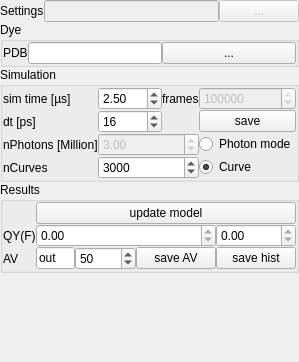
<?xml version="1.0" encoding="UTF-8"?>
<ui version="4.0">
 <class>Form</class>
 <widget class="QWidget" name="Form">
  <property name="geometry">
   <rect>
    <x>0</x>
    <y>0</y>
    <width>295</width>
    <height>362</height>
   </rect>
  </property>
  <property name="windowTitle">
   <string>Dye-quenching</string>
  </property>
  <property name="windowIcon">
   <iconset>
    <normaloff>:/icons/icons/dye-diffusion.ico</normaloff>:/icons/icons/dye-diffusion.ico</iconset>
  </property>
  <layout class="QVBoxLayout" name="verticalLayout_2">
   <property name="spacing">
    <number>0</number>
   </property>
   <property name="margin">
    <number>0</number>
   </property>
   <item>
    <layout class="QHBoxLayout" name="horizontalLayout_5">
     <property name="spacing">
      <number>0</number>
     </property>
     <item>
      <widget class="QLabel" name="label_25">
       <property name="text">
        <string>Settings</string>
       </property>
      </widget>
     </item>
     <item>
      <widget class="QLineEdit" name="lineEdit_2">
       <property name="enabled">
        <bool>false</bool>
       </property>
      </widget>
     </item>
     <item>
      <widget class="QPushButton" name="toolButton">
       <property name="enabled">
        <bool>false</bool>
       </property>
       <property name="text">
        <string>...</string>
       </property>
      </widget>
     </item>
    </layout>
   </item>
   <item>
    <layout class="QVBoxLayout" name="verticalLayout"/>
   </item>
   <item>
    <widget class="QGroupBox" name="groupBox">
     <property name="title">
      <string>Dye</string>
     </property>
     <layout class="QGridLayout" name="gridLayout">
      <property name="margin">
       <number>0</number>
      </property>
      <property name="spacing">
       <number>0</number>
      </property>
      <item row="1" column="1" rowspan="6">
       <layout class="QVBoxLayout" name="verticalLayout_14">
        <property name="spacing">
         <number>0</number>
        </property>
       </layout>
      </item>
      <item row="1" column="0" rowspan="6">
       <layout class="QVBoxLayout" name="verticalLayout_10">
        <property name="spacing">
         <number>0</number>
        </property>
       </layout>
      </item>
      <item row="0" column="0" colspan="2">
       <layout class="QHBoxLayout" name="horizontalLayout">
        <property name="spacing">
         <number>0</number>
        </property>
        <item>
         <widget class="QLabel" name="label_15">
          <property name="sizePolicy">
           <sizepolicy hsizetype="Fixed" vsizetype="Preferred">
            <horstretch>0</horstretch>
            <verstretch>0</verstretch>
           </sizepolicy>
          </property>
          <property name="text">
           <string>PDB</string>
          </property>
         </widget>
        </item>
        <item>
         <widget class="QLineEdit" name="lineEdit">
          <property name="sizePolicy">
           <sizepolicy hsizetype="Minimum" vsizetype="Fixed">
            <horstretch>0</horstretch>
            <verstretch>0</verstretch>
           </sizepolicy>
          </property>
          <property name="readOnly">
           <bool>true</bool>
          </property>
         </widget>
        </item>
        <item>
         <widget class="QPushButton" name="toolButton_2">
          <property name="text">
           <string>...</string>
          </property>
         </widget>
        </item>
       </layout>
      </item>
     </layout>
    </widget>
   </item>
   <item>
    <layout class="QVBoxLayout" name="verticalLayout_11">
     <property name="spacing">
      <number>0</number>
     </property>
    </layout>
   </item>
   <item>
    <layout class="QVBoxLayout" name="verticalLayout_13"/>
   </item>
   <item>
    <widget class="QGroupBox" name="groupBox_2">
     <property name="title">
      <string>Simulation</string>
     </property>
     <property name="checkable">
      <bool>false</bool>
     </property>
     <layout class="QGridLayout" name="gridLayout_2">
      <property name="margin">
       <number>0</number>
      </property>
      <property name="spacing">
       <number>0</number>
      </property>
      <item row="0" column="9">
       <widget class="QSpinBox" name="spinBox">
        <property name="enabled">
         <bool>false</bool>
        </property>
        <property name="sizePolicy">
         <sizepolicy hsizetype="Expanding" vsizetype="Fixed">
          <horstretch>0</horstretch>
          <verstretch>0</verstretch>
         </sizepolicy>
        </property>
        <property name="maximum">
         <number>99999999</number>
        </property>
        <property name="value">
         <number>156250</number>
        </property>
       </widget>
      </item>
      <item row="0" column="1" colspan="2">
       <widget class="QDoubleSpinBox" name="doubleSpinBox_6">
        <property name="sizePolicy">
         <sizepolicy hsizetype="Expanding" vsizetype="Fixed">
          <horstretch>0</horstretch>
          <verstretch>0</verstretch>
         </sizepolicy>
        </property>
        <property name="maximum">
         <double>200.000000000000000</double>
        </property>
        <property name="value">
         <double>2.500000000000000</double>
        </property>
       </widget>
      </item>
      <item row="0" column="0">
       <widget class="QLabel" name="label_9">
        <property name="text">
         <string>sim time [µs]</string>
        </property>
       </widget>
      </item>
      <item row="0" column="5">
       <widget class="QLabel" name="label_11">
        <property name="text">
         <string>frames</string>
        </property>
       </widget>
      </item>
      <item row="4" column="9" colspan="2">
       <widget class="QRadioButton" name="radioButton_3">
        <property name="text">
         <string>Photon mode</string>
        </property>
        <property name="checked">
         <bool>false</bool>
        </property>
       </widget>
      </item>
      <item row="5" column="1" colspan="5">
       <widget class="QSpinBox" name="spinBox_4">
        <property name="minimum">
         <number>1</number>
        </property>
        <property name="maximum">
         <number>999999</number>
        </property>
        <property name="singleStep">
         <number>1000</number>
        </property>
        <property name="value">
         <number>3000</number>
        </property>
       </widget>
      </item>
      <item row="4" column="1" colspan="5">
       <widget class="QDoubleSpinBox" name="doubleSpinBox_11">
        <property name="enabled">
         <bool>false</bool>
        </property>
        <property name="sizePolicy">
         <sizepolicy hsizetype="Expanding" vsizetype="Fixed">
          <horstretch>0</horstretch>
          <verstretch>0</verstretch>
         </sizepolicy>
        </property>
        <property name="singleStep">
         <double>0.250000000000000</double>
        </property>
        <property name="value">
         <double>3.000000000000000</double>
        </property>
       </widget>
      </item>
      <item row="4" column="0">
       <widget class="QLabel" name="label_17">
        <property name="text">
         <string>nPhotons [Million]</string>
        </property>
       </widget>
      </item>
      <item row="5" column="0">
       <widget class="QLabel" name="label">
        <property name="text">
         <string>nCurves</string>
        </property>
       </widget>
      </item>
      <item row="5" column="9" colspan="2">
       <widget class="QRadioButton" name="radioButton_4">
        <property name="text">
         <string>Curve</string>
        </property>
        <property name="checkable">
         <bool>true</bool>
        </property>
        <property name="checked">
         <bool>true</bool>
        </property>
       </widget>
      </item>
      <item row="1" column="0">
       <widget class="QLabel" name="label_10">
        <property name="text">
         <string>dt [ps]</string>
        </property>
       </widget>
      </item>
      <item row="1" column="1">
       <widget class="QDoubleSpinBox" name="doubleSpinBox_7">
        <property name="sizePolicy">
         <sizepolicy hsizetype="Expanding" vsizetype="Fixed">
          <horstretch>0</horstretch>
          <verstretch>0</verstretch>
         </sizepolicy>
        </property>
        <property name="decimals">
         <number>0</number>
        </property>
        <property name="value">
         <double>16.000000000000000</double>
        </property>
       </widget>
      </item>
      <item row="1" column="9" colspan="2">
       <widget class="QPushButton" name="toolButton_3">
        <property name="sizePolicy">
         <sizepolicy hsizetype="Expanding" vsizetype="Fixed">
          <horstretch>0</horstretch>
          <verstretch>0</verstretch>
         </sizepolicy>
        </property>
        <property name="text">
         <string>save</string>
        </property>
       </widget>
      </item>
     </layout>
    </widget>
   </item>
   <item>
    <widget class="QGroupBox" name="groupBox_7">
     <property name="title">
      <string>Results</string>
     </property>
     <layout class="QGridLayout" name="gridLayout_7">
      <property name="margin">
       <number>0</number>
      </property>
      <property name="spacing">
       <number>0</number>
      </property>
      <item row="1" column="0">
       <widget class="QLabel" name="label_20">
        <property name="sizePolicy">
         <sizepolicy hsizetype="Fixed" vsizetype="Preferred">
          <horstretch>0</horstretch>
          <verstretch>0</verstretch>
         </sizepolicy>
        </property>
        <property name="text">
         <string>QY(F)</string>
        </property>
       </widget>
      </item>
      <item row="1" column="2">
       <widget class="QDoubleSpinBox" name="doubleSpinBox_15">
        <property name="sizePolicy">
         <sizepolicy hsizetype="MinimumExpanding" vsizetype="Fixed">
          <horstretch>0</horstretch>
          <verstretch>0</verstretch>
         </sizepolicy>
        </property>
        <property name="toolTip">
         <string>The percentage of collided frames</string>
        </property>
        <property name="readOnly">
         <bool>true</bool>
        </property>
        <property name="decimals">
         <number>2</number>
        </property>
       </widget>
      </item>
      <item row="1" column="1">
       <widget class="QDoubleSpinBox" name="doubleSpinBox_16">
        <property name="toolTip">
         <string>The quantum yield of the decay</string>
        </property>
        <property name="readOnly">
         <bool>true</bool>
        </property>
        <property name="maximum">
         <double>2.000000000000000</double>
        </property>
       </widget>
      </item>
      <item row="2" column="0">
       <widget class="QLabel" name="label_18">
        <property name="text">
         <string>AV</string>
        </property>
       </widget>
      </item>
      <item row="0" column="1" colspan="3">
       <widget class="QPushButton" name="pushButton_3">
        <property name="sizePolicy">
         <sizepolicy hsizetype="Minimum" vsizetype="Fixed">
          <horstretch>0</horstretch>
          <verstretch>0</verstretch>
         </sizepolicy>
        </property>
        <property name="text">
         <string>update model</string>
        </property>
       </widget>
      </item>
      <item row="2" column="1">
       <layout class="QHBoxLayout" name="horizontalLayout_2">
        <property name="spacing">
         <number>0</number>
        </property>
        <item>
         <widget class="QLineEdit" name="lineEdit_5">
          <property name="text">
           <string>out</string>
          </property>
         </widget>
        </item>
        <item>
         <widget class="QSpinBox" name="spinBox_3">
          <property name="toolTip">
           <string>Skip every x'th frame in the trajectory (save space for saving)</string>
          </property>
          <property name="maximum">
           <number>99999</number>
          </property>
          <property name="value">
           <number>50</number>
          </property>
         </widget>
        </item>
        <item>
         <widget class="QPushButton" name="pushButton_5">
          <property name="text">
           <string>save AV</string>
          </property>
         </widget>
        </item>
       </layout>
      </item>
      <item row="2" column="2">
       <widget class="QPushButton" name="pushButton_4">
        <property name="text">
         <string>save hist</string>
        </property>
       </widget>
      </item>
     </layout>
    </widget>
   </item>
   <item>
    <spacer name="verticalSpacer">
     <property name="orientation">
      <enum>Qt::Vertical</enum>
     </property>
     <property name="sizeHint" stdset="0">
      <size>
       <width>20</width>
       <height>40</height>
      </size>
     </property>
    </spacer>
   </item>
  </layout>
  <action name="actionSave_histogram">
   <property name="text">
    <string>Save histogram</string>
   </property>
  </action>
  <action name="actionUpdate_all">
   <property name="text">
    <string>Update all</string>
   </property>
  </action>
  <action name="actionSave_AV">
   <property name="text">
    <string>Save AV</string>
   </property>
  </action>
  <action name="actionLoad_PDB">
   <property name="text">
    <string>Load PDB</string>
   </property>
  </action>
  <action name="actionLoad_settings">
   <property name="text">
    <string>Load settings</string>
   </property>
  </action>
  <action name="actionSave_trajectory">
   <property name="text">
    <string>Save trajectory</string>
   </property>
  </action>
  <zorder>groupBox_7</zorder>
  <zorder>groupBox_2</zorder>
  <zorder></zorder>
  <zorder></zorder>
  <zorder></zorder>
  <zorder>groupBox</zorder>
  <zorder></zorder>
  <zorder>verticalLayoutWidget</zorder>
  <zorder>verticalSpacer</zorder>
 </widget>
 <resources>
  <include location="../../../lib/ui/rescource.qrc"/>
 </resources>
 <connections>
  <connection>
   <sender>pushButton_5</sender>
   <signal>clicked()</signal>
   <receiver>actionSave_AV</receiver>
   <slot>trigger()</slot>
   <hints>
    <hint type="sourcelabel">
     <x>403</x>
     <y>430</y>
    </hint>
    <hint type="destinationlabel">
     <x>-1</x>
     <y>-1</y>
    </hint>
   </hints>
  </connection>
  <connection>
   <sender>pushButton_3</sender>
   <signal>clicked()</signal>
   <receiver>actionUpdate_all</receiver>
   <slot>trigger()</slot>
   <hints>
    <hint type="sourcelabel">
     <x>403</x>
     <y>407</y>
    </hint>
    <hint type="destinationlabel">
     <x>-1</x>
     <y>-1</y>
    </hint>
   </hints>
  </connection>
  <connection>
   <sender>radioButton_3</sender>
   <signal>toggled(bool)</signal>
   <receiver>doubleSpinBox_11</receiver>
   <slot>setEnabled(bool)</slot>
   <hints>
    <hint type="sourcelabel">
     <x>333</x>
     <y>493</y>
    </hint>
    <hint type="destinationlabel">
     <x>140</x>
     <y>493</y>
    </hint>
   </hints>
  </connection>
  <connection>
   <sender>radioButton_3</sender>
   <signal>toggled(bool)</signal>
   <receiver>spinBox_4</receiver>
   <slot>setDisabled(bool)</slot>
   <hints>
    <hint type="sourcelabel">
     <x>333</x>
     <y>493</y>
    </hint>
    <hint type="destinationlabel">
     <x>258</x>
     <y>493</y>
    </hint>
   </hints>
  </connection>
  <connection>
   <sender>toolButton_2</sender>
   <signal>clicked()</signal>
   <receiver>actionLoad_PDB</receiver>
   <slot>trigger()</slot>
   <hints>
    <hint type="sourcelabel">
     <x>479</x>
     <y>46</y>
    </hint>
    <hint type="destinationlabel">
     <x>-1</x>
     <y>-1</y>
    </hint>
   </hints>
  </connection>
  <connection>
   <sender>toolButton</sender>
   <signal>clicked()</signal>
   <receiver>actionLoad_settings</receiver>
   <slot>trigger()</slot>
   <hints>
    <hint type="sourcelabel">
     <x>479</x>
     <y>21</y>
    </hint>
    <hint type="destinationlabel">
     <x>-1</x>
     <y>-1</y>
    </hint>
   </hints>
  </connection>
  <connection>
   <sender>toolButton_3</sender>
   <signal>clicked()</signal>
   <receiver>actionSave_trajectory</receiver>
   <slot>trigger()</slot>
   <hints>
    <hint type="sourcelabel">
     <x>617</x>
     <y>341</y>
    </hint>
    <hint type="destinationlabel">
     <x>-1</x>
     <y>-1</y>
    </hint>
   </hints>
  </connection>
 </connections>
</ui>
